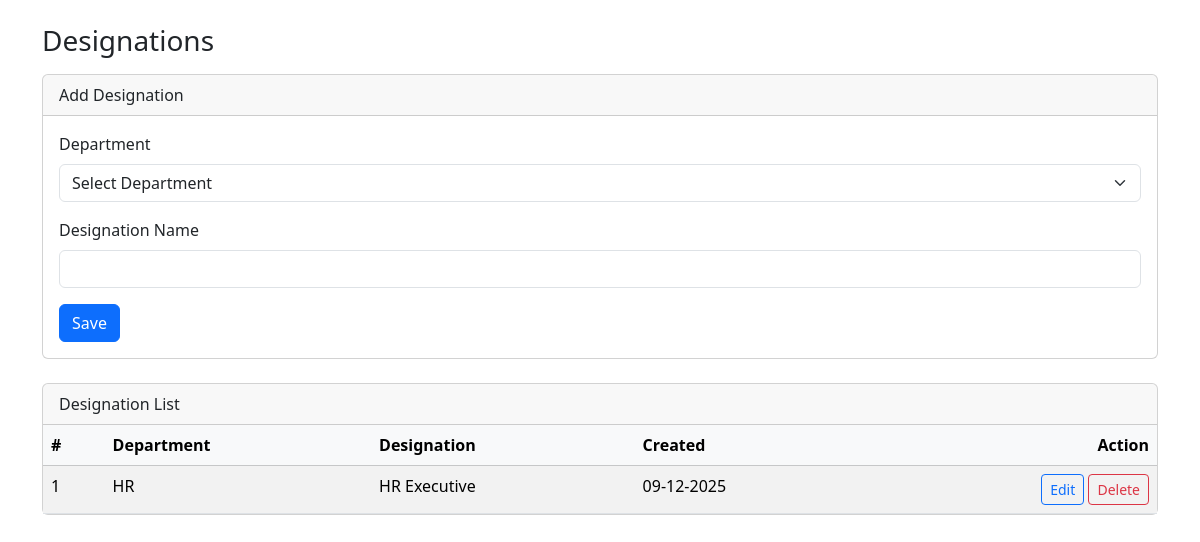
Page /admin/designations.php on the committed database.
### tables this page shows
CREATE TABLE `designations` (
  `id` int(11) NOT NULL,
  `department_id` int(11) NOT NULL,
  `designation_name` varchar(100) NOT NULL,
  `created_at` timestamp NOT NULL DEFAULT current_timestamp(),
  `updated_at` timestamp NULL DEFAULT NULL
);

CREATE TABLE `departments` (
  `id` int(11) NOT NULL,
  `department_name` varchar(100) NOT NULL,
  `created_at` timestamp NOT NULL DEFAULT current_timestamp(),
  `updated_at` timestamp NULL DEFAULT NULL
);

### admin/designations.php (the view, shortened to what this page needs)
<?php
include 'db.php';
$isAjax = isset($_GET['ajax']) && $_GET['ajax'] == '1';
$deptRes = $con->query("SELECT id, department_name FROM departments ORDER BY department_name");
$editRow = null;
$list = $con->query("
    SELECT dsg.*, dept.department_name
    FROM designations dsg
    JOIN departments dept ON dsg.department_id = dept.id
    ORDER BY dept.department_name, dsg.designation_name
");
function renderDesignationsContent($deptRes, $editRow, $list, $isAjax) {
?>
  <div class="d-flex justify-content-between align-items-center mb-3">
    <h3 class="mb-0">Designations</h3>
  </div>
  <div class="card mb-4">
    <div class="card-header">
      <?php echo $editRow ? 'Edit Designation' : 'Add Designation'; ?>
    </div>
    <div class="card-body">
      <form method="POST" action="designations.php">
        <div class="mb-3">
          <label class="form-label">Department</label>
          <select name="department_id" class="form-select" required>
            <option value="">Select Department</option>
          </select>
        </div>
        <div class="mb-3">
          <label class="form-label">Designation Name</label>
          <input type="text"
                 name="designation_name"
                 class="form-control"
                 required
                 value="<?php echo htmlspecialchars($editRow['designation_name'] ?? ''); ?>">
        </div>
        <button type="submit" class="btn btn-primary">
          <?php echo $editRow ? 'Update' : 'Save'; ?>
        </button>
      </form>
    </div>
  </div>
  <div class="card">
    <div class="card-header">Designation List</div>
    <div class="card-body p-0">
      <table class="table table-striped mb-0">
        <thead class="table-light">
          <tr>
            <th>#</th>
            <th>Department</th>
            <th>Designation</th>
            <th>Created</th>
            <th class="text-end">Action</th>
          </tr>
        </thead>
        <tbody>
        <?php
        $i = 1;
        if ($list && $list->num_rows > 0) {
          while ($row = $list->fetch_assoc()) { ?>
          <tr>
            <td><?php echo $i++; ?></td>
            <td><?php echo htmlspecialchars($row['department_name']); ?></td>
            <td><?php echo htmlspecialchars($row['designation_name']); ?></td>
            <td>
              <?php
                echo !empty($row['created_at'])
                  ? date('d-m-Y', strtotime($row['created_at']))
                  : '-';
              ?>
            </td>
            <td class="text-end">
              <?php if ($isAjax) { ?>
                <a href="javascript:void(0)"
                   class="btn btn-sm btn-outline-primary desig-edit"
                   data-edit-id="<?php echo $row['id']; ?>">
                   Edit
                </a>
              <?php } else { ?>
                <a href="designations.php?edit=<?php echo $row['id']; ?>"
                   class="btn btn-sm btn-outline-primary">Edit</a>
              <?php } ?>
              <a href="designations.php?delete=<?php echo $row['id']; ?>"
                 class="btn btn-sm btn-outline-danger"
                 onclick="return confirm('Delete this designation?');">
                 Delete
              </a>
            </td>
          </tr>
        <?php
          }
        } ?>
        </tbody>
      </table>
    </div>
  </div>
<?php
}
?>
<!DOCTYPE html>
<html lang="en">
<head>
  <link href="https://cdn.jsdelivr.net/npm/bootstrap@5.3.3/dist/css/bootstrap.min.css" rel="stylesheet">
</head>
<body>
<div class="container py-4">
  <?php renderDesignationsContent($deptRes, $editRow, $list, $isAjax); ?>
</div>
</body>
</html>

### rows in the picture
designations: department.department_name "HR", designation_name "HR Executive", created_at "09-12-2025"
